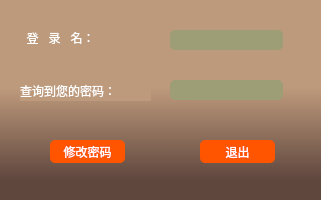
<?xml version="1.0" encoding="UTF-8"?>
<ui version="4.0">
 <class>find_result</class>
 <widget class="QWidget" name="find_result">
  <property name="geometry">
   <rect>
    <x>0</x>
    <y>0</y>
    <width>321</width>
    <height>200</height>
   </rect>
  </property>
  <property name="windowTitle">
   <string>Form</string>
  </property>
  <property name="windowIcon">
   <iconset>
    <normalon>:/qt 图标/Find.png</normalon>
   </iconset>
  </property>
  <property name="styleSheet">
   <string notr="true">background-color: qlineargradient(spread:pad, x1:0.500273, y1:0.438, x2:0.500727, y2:0.909, stop:0 rgba(190, 154, 124, 255), stop:0.971591 rgba(96, 71, 62, 255));</string>
  </property>
  <widget class="QLabel" name="label">
   <property name="geometry">
    <rect>
     <x>20</x>
     <y>80</y>
     <width>131</width>
     <height>21</height>
    </rect>
   </property>
   <property name="styleSheet">
    <string notr="true">font: 75 11pt &quot;楷体&quot;;
color: rgb(255, 255, 255);
background-color:rgb(190, 154, 124, 255);
</string>
   </property>
   <property name="text">
    <string>查询到您的密码：</string>
   </property>
  </widget>
  <widget class="QLineEdit" name="lineEdit">
   <property name="geometry">
    <rect>
     <x>170</x>
     <y>80</y>
     <width>113</width>
     <height>20</height>
    </rect>
   </property>
   <property name="styleSheet">
    <string notr="true">border-radius:5px;padding:2px 4px;
font: 75 10pt &quot;楷体&quot;;
background-color:rgb(158, 158, 118);
color: rgb(255, 255, 255);</string>
   </property>
  </widget>
  <widget class="QPushButton" name="pushButton">
   <property name="geometry">
    <rect>
     <x>50</x>
     <y>140</y>
     <width>75</width>
     <height>23</height>
    </rect>
   </property>
   <property name="styleSheet">
    <string notr="true">
QPushButton{  
color:rgb(255, 255, 255);
font: 75 10pt &quot;微软雅黑&quot;;
border-style:solid;  
background-color:rgb(255, 85, 0);
border-radius:5px;padding:2px 4px;/*border-radius控制圆角大小*/  
}  
QPushButton:hover{  /*鼠标放上后*/  
color:rgb(255, 255, 255);  
min-height:20;  
border-style:solid;  
border-top-left-radius:2px;  
border-top-right-radius:2px;  
background-color:rgb(190, 154, 124, 255);
border:1px;  
border-radius:5px;padding:2px 4px;  
}  
QPushButton:pressed{ /*按下按钮后*/  
color:rgb(255, 255, 255);  
min-height:20;  
border-style:solid;  
border-top-left-radius:2px;  
border-top-right-radius:2px;  
background: qlineargradient(x1: 0, y1: 0, x2: 0, y2: 1, stop:0 rgb(226,236,241),   
                            stop: 0.3 rgb(190,190,190),  
                              stop: 1 rgb(160,160,160));  
border:1px;  
border-radius:5px;padding:2px 4px;  
}  
QPushButton:checked{    /*选中后*/  
color:rgb(255, 255, 255);  
min-height:20;  
border-style:solid;  
border-top-left-radius:2px;  
border-top-right-radius:2px;  
background: qlineargradient(x1: 0, y1: 0, x2: 0, y2: 1, stop:0 rgb(226,236,241),   
                            stop: 0.3 rgb(190,190,190),  
                              stop: 1 rgb(160,160,160));  
border:1px;  
border-radius:5px;padding:2px 4px;  
}  </string>
   </property>
   <property name="text">
    <string>修改密码</string>
   </property>
  </widget>
  <widget class="QPushButton" name="pushButton_2">
   <property name="geometry">
    <rect>
     <x>200</x>
     <y>140</y>
     <width>75</width>
     <height>23</height>
    </rect>
   </property>
   <property name="styleSheet">
    <string notr="true">
QPushButton{  
color:rgb(255, 255, 255);
font: 75 10pt &quot;微软雅黑&quot;;
border-style:solid;  
background-color:rgb(255, 85, 0);
border-radius:5px;padding:2px 4px;/*border-radius控制圆角大小*/  
}  
QPushButton:hover{  /*鼠标放上后*/  
color:rgb(255, 255, 255);  
min-height:20;  
border-style:solid;  
border-top-left-radius:2px;  
border-top-right-radius:2px;  
background-color:rgb(190, 154, 124, 255);
border:1px;  
border-radius:5px;padding:2px 4px;  
}  
QPushButton:pressed{ /*按下按钮后*/  
color:rgb(255, 255, 255);  
min-height:20;  
border-style:solid;  
border-top-left-radius:2px;  
border-top-right-radius:2px;  
background: qlineargradient(x1: 0, y1: 0, x2: 0, y2: 1, stop:0 rgb(226,236,241),   
                            stop: 0.3 rgb(190,190,190),  
                              stop: 1 rgb(160,160,160));  
border:1px;  
border-radius:5px;padding:2px 4px;  
}  
QPushButton:checked{    /*选中后*/  
color:rgb(255, 255, 255);  
min-height:20;  
border-style:solid;  
border-top-left-radius:2px;  
border-top-right-radius:2px;  
background: qlineargradient(x1: 0, y1: 0, x2: 0, y2: 1, stop:0 rgb(226,236,241),   
                            stop: 0.3 rgb(190,190,190),  
                              stop: 1 rgb(160,160,160));  
border:1px;  
border-radius:5px;padding:2px 4px;  
}  </string>
   </property>
   <property name="text">
    <string>退出</string>
   </property>
  </widget>
  <widget class="QLabel" name="label_2">
   <property name="geometry">
    <rect>
     <x>20</x>
     <y>30</y>
     <width>121</width>
     <height>16</height>
    </rect>
   </property>
   <property name="styleSheet">
    <string notr="true">font: 75 11pt &quot;楷体&quot;;
color: rgb(255, 255, 255);
background-color:rgb(190, 154, 124, 255);</string>
   </property>
   <property name="text">
    <string>  登   录   名：</string>
   </property>
  </widget>
  <widget class="QLineEdit" name="lineEdit_2">
   <property name="geometry">
    <rect>
     <x>170</x>
     <y>30</y>
     <width>113</width>
     <height>20</height>
    </rect>
   </property>
   <property name="styleSheet">
    <string notr="true">border-radius:5px;padding:2px 4px;
font: 75 10pt &quot;楷体&quot;;
background-color:rgb(158, 158, 118);
color: rgb(255, 255, 255);</string>
   </property>
  </widget>
 </widget>
 <resources/>
 <connections/>
</ui>
